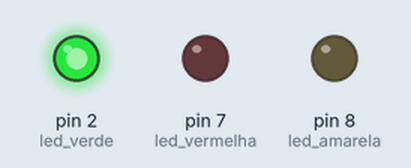
Recording of a sketch running on a simulated Arduino Uno, built with avr-gcc and run on an emulated ATmega328P. Shown: output pins drawn as LEDs (lit = HIGH).

Above: at 3.5 s.
At 15.0 s:
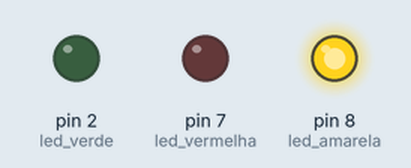
At 20.5 s:
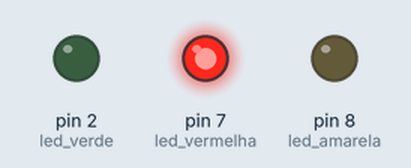
At 25.5 s:
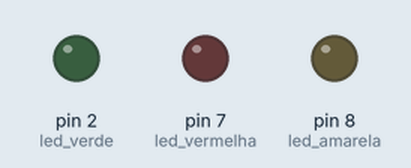
Timing chart, 0 to 36.4 s (numbered marks = the images above):
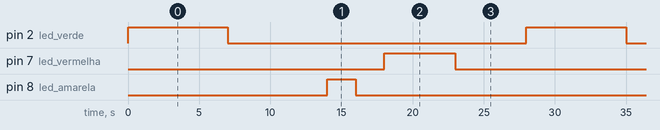

Measured:
- by itself, pin 2 (led_verde): alternates HIGH for 7.0 s and LOW for 21.0 s
- by itself, pin 7 (led_vermelha): alternates HIGH for 5.0 s and LOW for 23.0 s
- by itself, pin 8 (led_amarela): alternates HIGH for 2.0 s and LOW for 26.0 s

The sketch:

ACESO_APAGADO.ino
```cpp
int led_vermelha = 7;
int led_amarela = 8;
int led_verde = 2;

void setup() {
  // put your setup code here, to run once:

pinMode(led_vermelha,OUTPUT);
pinMode(led_amarela,OUTPUT);
pinMode(led_verde,OUTPUT);
}


void loop() {
  // put your main code here, to run repeatedly:

digitalWrite(led_verde,HIGH);
delay(7000);
digitalWrite(led_verde,LOW);
delay(7000);

digitalWrite(led_amarela,HIGH);
delay(2000);
digitalWrite(led_amarela,LOW);
delay(2000);

digitalWrite(led_vermelha,HIGH);
delay(5000);
digitalWrite(led_vermelha,LOW);
delay(5000);
}
```
